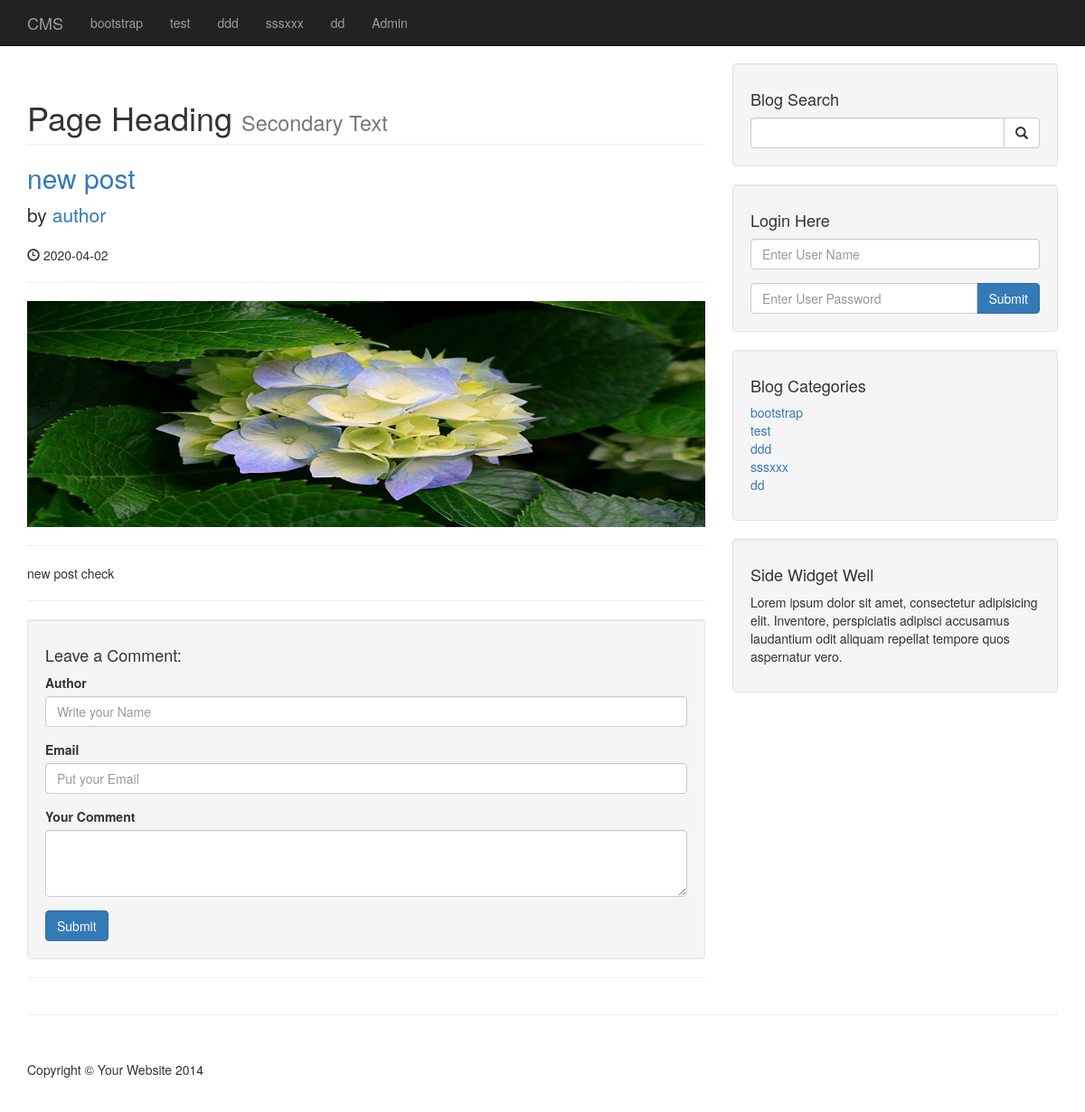
/post.php?p_id=5, run on an earlier commit of the app's database.
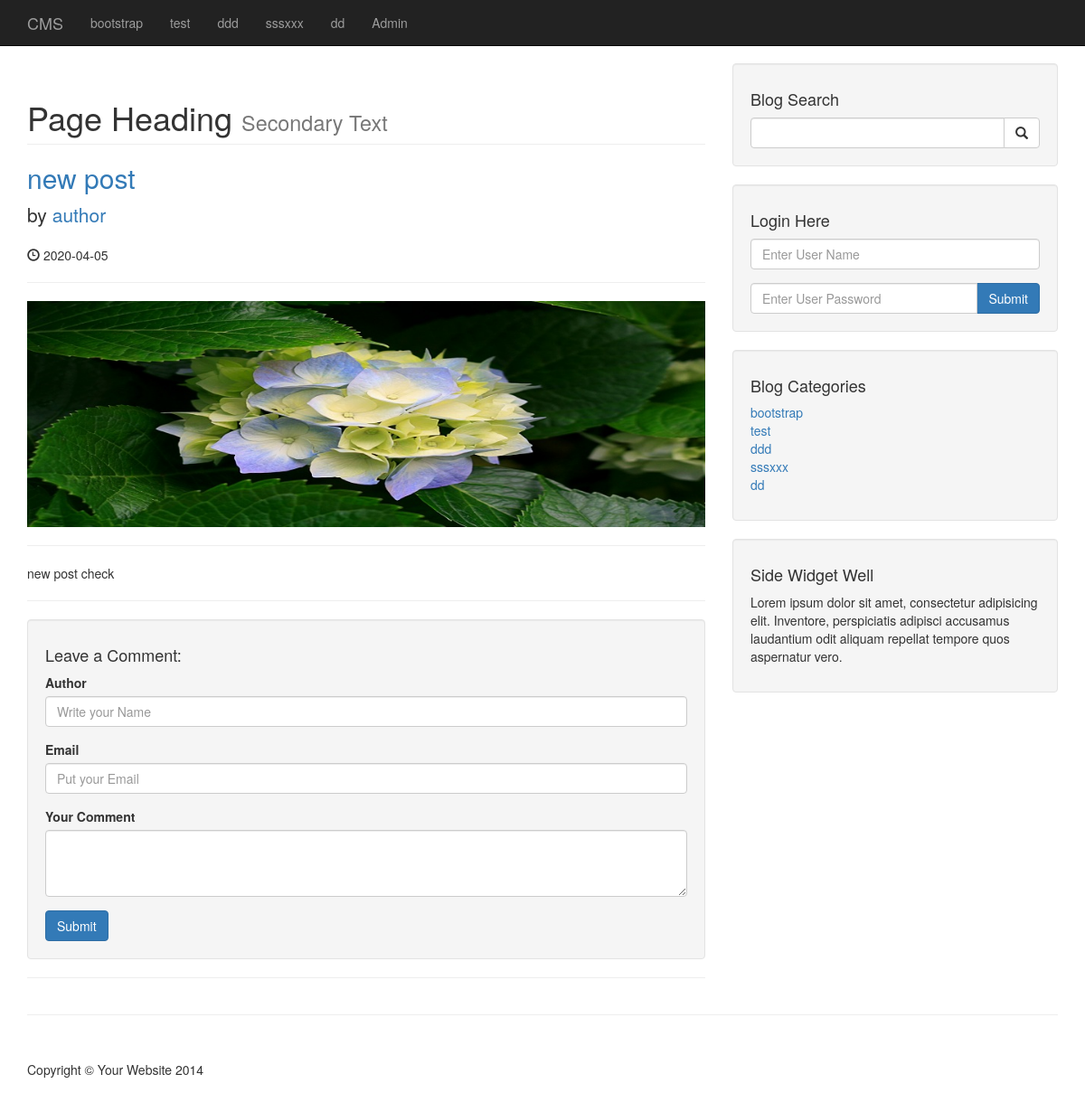
And on a later commit of the database.
### tables this page shows
CREATE TABLE `posts` (
  `postId` int(3) NOT NULL,
  `postCatagoryId` int(3) NOT NULL,
  `postTitle` varchar(255) NOT NULL,
  `postAuthor` varchar(255) NOT NULL,
  `postDate` date NOT NULL,
  `postImage` text NOT NULL,
  `postContent` text NOT NULL,
  `postTags` varchar(255) NOT NULL,
  `postCommentCount` int(11) NOT NULL,
  `postStatus` varchar(255) NOT NULL DEFAULT 'draft'
);

### post.php (the view, shortened to what this page needs)
<?php
include "includes/header.php";
include "includes/navigation.php";
?>
    <div class="container">
        <div class="row">
            <div class="col-md-8">
                <?php
                if(isset($_GET['p_id'])){
                    $individualPostId = $_GET['p_id'];
                }
                $query = "SELECT * FROM posts WHERE postId = $individualPostId";
                $selectAllPostsQuery = mysqli_query($connection,$query);
                while($row = mysqli_fetch_assoc($selectAllPostsQuery)){
                        $postTitle = $row['postTitle'];
                        $postAuthor = $row['postAuthor'];
                        $postDate = $row['postDate'];
                        $postImage = $row['postImage'];
                        $postContent = $row['postContent'];
                        ?>
                        <h1 class="page-header">
                    Page Heading
                    <small>Secondary Text</small>
                </h1>
                <h2>
                    <a href="#"><?php echo $postTitle?></a>
                </h2>
                <p class="lead">
                    by <a href="index.php"><?php echo $postAuthor?></a>
                </p>
                <p><span class="glyphicon glyphicon-time"></span> <?php echo $postDate?></p>
                <hr>
                <img class="img-responsive" src="images/<?php echo $postImage?>" alt="Image Not Found">
                <hr>
                <p><?php echo $postContent?></p>
                <hr>
                <?php    } ?>
                <div class="well">
                    <h4>Leave a Comment:</h4>
                    <form role="form" action="" method="post">
                        <div class="form-group">
                            <label for="Author">Author</label>
                            <input class="form-control" type="text" name="commentAuthor" placeholder="Write your Name">
                        </div>
                        <div class="form-group">
                            <label for="Email">Email</label>
                            <input class="form-control" type="email" name="commentEmail" placeholder="Put your Email">
                        </div>
                        <div class="form-group">
                            <label for="Comment">Your Comment</label>
                            <textarea name="commentContent" class="form-control" rows="3"></textarea>
                        </div>
                        <button name="createComment" type="submit" class="btn btn-primary">Submit</button>
                    </form>
                </div>
                <hr>
            </div>
<?php
include "includes/sidebar.php";
?>
            </div>
        <hr>
<?php
include "includes/footer.php";
?>

What changed in the data, as far as the page shows it:
changed posts "new post": postDate "2020-04-02" → "2020-04-05"
